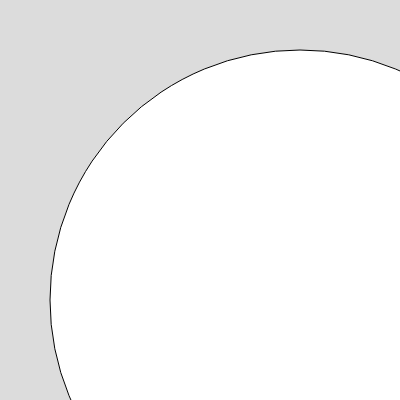
Frame 1 (no input)
Frame 60 (no input): identical to frame 1, image omitted
Frame 120 (the mouse pressed at the canvas centre since frame 60): identical to frame 1, image omitted

The p5.js sketch that drew this single still picture (run headless with seeded random() and noise() and a simulated clock; from frame 60 on, the mouse is pressed at the canvas centre):

// p5.js sketch
// ── sketch.js
function setup() {
  createCanvas(400, 400);
}

function draw() {
  background(220);

  circle (300, 300, 500);
}
